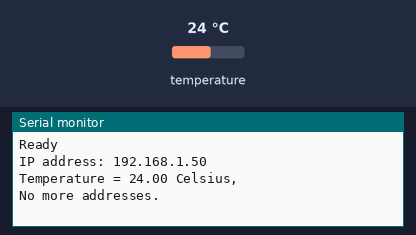
A sketch run on a simulated ESP32. Parts: the last lines printed to the serial monitor. The test bench sets the inputs (shaded band); at power-on: temperature 24 °C. WiFi joins after 1.5 s; servers stay silent unless stated.

Above: at 2.7 s.
2.8 s: temperature set to 12 °C
At 4.5 s:
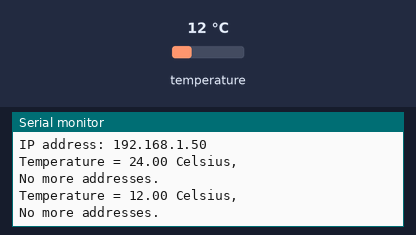
4.7 s: temperature set to 19 °C
At 6.1 s:
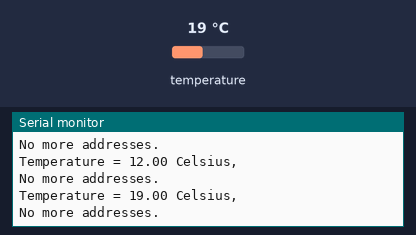
Timing chart, 0 to 7.7 s (numbered marks = the images above; inputs shaded):
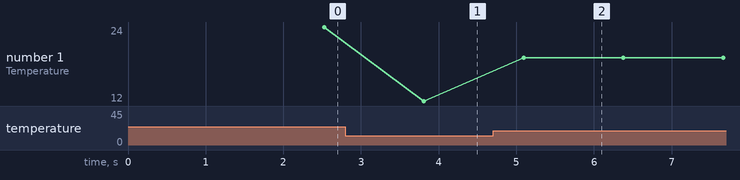

Measured:
- after the input at 2.8 s, the serial monitor: prints a new line after 1.0 s (image 1)
- after the input at 4.7 s, the serial monitor: prints a new line after 0.39 s (image 2)
- plotted number 1: 24 → 12 after the input at 2.8 s, 12 → 19 after the input at 4.7 s

The sketch:

DS18x20_Temperature_OTA.ino
```cpp
#include <WiFi.h>
#include <ESPmDNS.h>
#include <WiFiUdp.h>
#include <ArduinoOTA.h>
#include <OneWire.h>
#define led 2
const char* ssid = "Insertec-AP";
const char* password = "Omicron22.";


OneWire  ds(4);  // on pin 10 (a 4.7K resistor is necessary)

void setup(void) {
  Serial.begin(9600);
  WiFi.mode(WIFI_STA);
  WiFi.begin(ssid, password);
  while (WiFi.waitForConnectResult() != WL_CONNECTED) {
    Serial.println("Connection Failed! Rebooting...");
    delay(5000);
    ESP.restart();
  }

  ArduinoOTA
    .onStart([]() {
      String type;
      if (ArduinoOTA.getCommand() == U_FLASH)
        type = "sketch";
      else // U_SPIFFS
        type = "filesystem";

      // NOTE: if updating SPIFFS this would be the place to unmount SPIFFS using SPIFFS.end()
      Serial.println("Start updating " + type);
    })
    .onEnd([]() {
      Serial.println("\nEnd");
    })
    .onProgress([](unsigned int progress, unsigned int total) {
      Serial.printf("Progress: %u%%\r", (progress / (total / 100)));
    })
    .onError([](ota_error_t error) {
      Serial.printf("Error[%u]: ", error);
      if (error == OTA_AUTH_ERROR) Serial.println("Auth Failed");
      else if (error == OTA_BEGIN_ERROR) Serial.println("Begin Failed");
      else if (error == OTA_CONNECT_ERROR) Serial.println("Connect Failed");
      else if (error == OTA_RECEIVE_ERROR) Serial.println("Receive Failed");
      else if (error == OTA_END_ERROR) Serial.println("End Failed");
    });

  ArduinoOTA.begin();

  Serial.println("Ready");
  Serial.print("IP address: ");
  Serial.println(WiFi.localIP());
}

void loop(void) {
   ArduinoOTA.handle();

  byte i;
  byte present = 0;
  byte type_s;
  byte data[12];
  byte addr[8];
  float celsius, fahrenheit;

  if ( !ds.search(addr)) {
    Serial.println("No more addresses.");
    Serial.println();
    ds.reset_search();
    delay(250);
    return;
  }


  if (OneWire::crc8(addr, 7) != addr[7]) {
      Serial.println("CRC is not valid!");
      return;
  }
  Serial.println();

  // the first ROM byte indicates which chip
  switch (addr[0]) {
    case 0x10:

      type_s = 1;
      break;
    case 0x28:

      type_s = 0;
      break;
    case 0x22:

      type_s = 0;
      break;
    default:
      Serial.println("Device is not a DS18x20 family device.");
      return;
  }

  ds.reset();
  ds.select(addr);
  ds.write(0x44, 1);        // start conversion, with parasite power on at the end

  delay(1000);     // maybe 750ms is enough, maybe not
  // we might do a ds.depower() here, but the reset will take care of it.

  present = ds.reset();
  ds.select(addr);
  ds.write(0xBE);         // Read Scratchpad


  for ( i = 0; i < 9; i++) {           // we need 9 bytes
    data[i] = ds.read();

  }

  // Convert the data to actual temperature
  // because the result is a 16 bit signed integer, it should
  // be stored to an "int16_t" type, which is always 16 bits
  // even when compiled on a 32 bit processor.
  int16_t raw = (data[1] << 8) | data[0];
  if (type_s) {
    raw = raw << 3; // 9 bit resolution default
    if (data[7] == 0x10) {
      // "count remain" gives full 12 bit resolution
      raw = (raw & 0xFFF0) + 12 - data[6];
    }
  } else {
    byte cfg = (data[4] & 0x60);
    // at lower res, the low bits are undefined, so let's zero them
    if (cfg == 0x00) raw = raw & ~7;  // 9 bit resolution, 93.75 ms
    else if (cfg == 0x20) raw = raw & ~3; // 10 bit res, 187.5 ms
    else if (cfg == 0x40) raw = raw & ~1; // 11 bit res, 375 ms
    //// default is 12 bit resolution, 750 ms conversion time
  }
  celsius = (float)raw / 16.0;
  Serial.print("Temperature = ");
  Serial.print(celsius);
  Serial.println(" Celsius, ");

}
```
